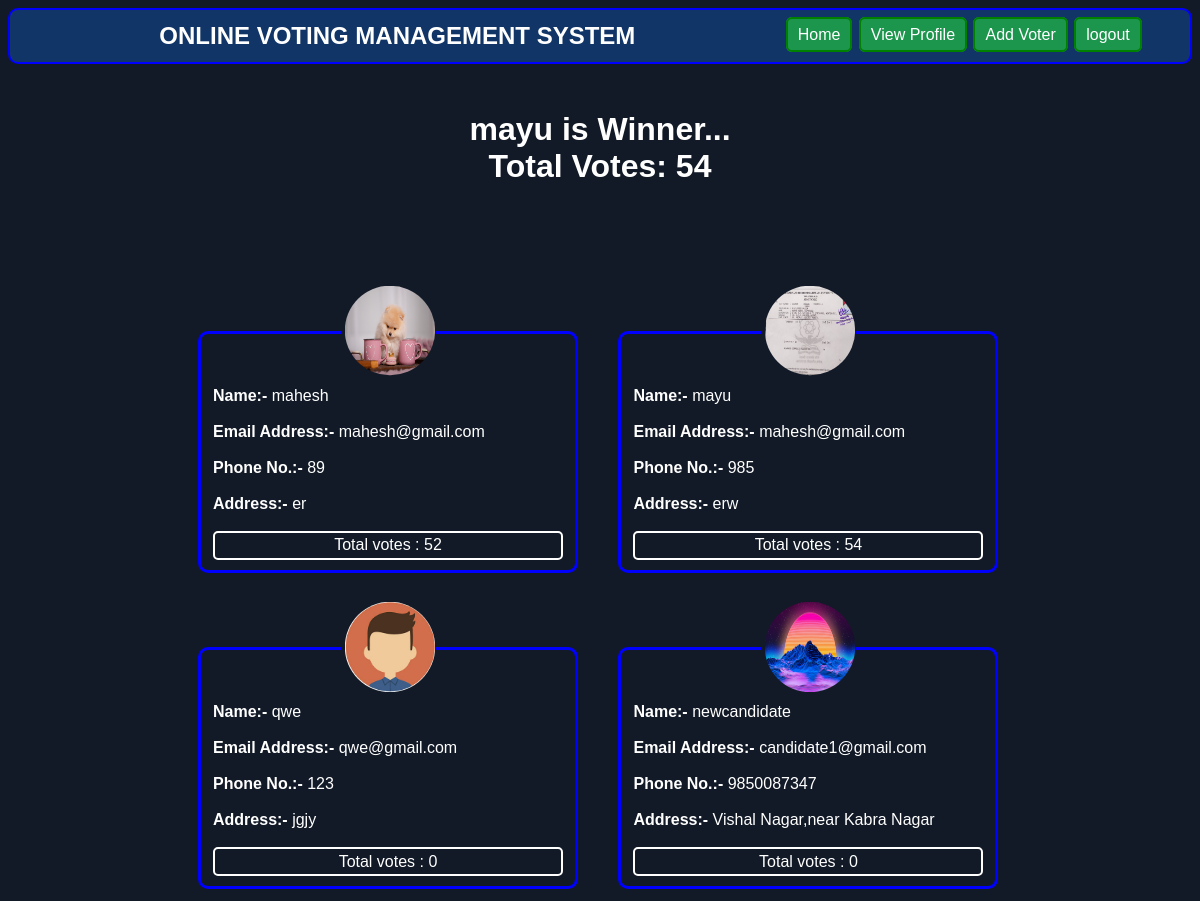
Screenshot of /showresult/ (signed in) with the database file from the repository.
### online_vote/models.py (models this page shows, shortened)
class Candidate(models.Model):
    Name=models.CharField(max_length=50)
    Email_address=models.EmailField()
    Phone_No=models.IntegerField()
    Address=models.TextField(max_length=200)
    Electoral=models.ImageField()
    Votes=models.IntegerField(default=0)

### online_vote/views.py (the view)
# urls.py: path('showresult/',views.showresult),
@login_required
def showresult(request):
    if request.user.is_superuser:
        alluser=Candidate.objects.all()
        temp=0
        winner="NoOne"
        for candidate in alluser:
            a=candidate.Votes
            if temp<a:
                temp=a
                winner=candidate.Name
        return render(request,"online_vote/result.html",{"alluser":alluser,'winner':winner,'totalvotes':temp  })

### template/online_vote/result.html (shortened to what this page needs)
<!DOCTYPE html>
<html lang="en">
<head>
</head>
<body>
    <div class="nav">
        <h2>ONLINE VOTING MANAGEMENT SYSTEM</h2>
        <ul>
            <li>
                <a href="/">Home</a>
            </li>
            <li>
                <a href="/viewprofile">View Profile</a>
            </li>
            <li>
                <a href="/addvoter">Add Voter</a>
            </li>
            <li>
                <a href="/accounts/logout">logout</a>
            </li>
        </ul>
    </div>
    <h1>{{winner}} is Winner... <br>Total Votes: {{totalvotes}}</h1>
    <div class="b">
        {% for user in alluser %}
            <fieldset class="prof ">
                <legend style="text-align: center;"><img src="/media/{{user.Electoral}}" alt=""></legend>
                <div class="des">
                    <strong>Name:-</strong> {{user.Name}} <br> <br>
                    <strong>Email Address:-</strong> {{user.Email_address}} <br> <br>
                    <strong>Phone No.:-</strong> {{user.Phone_No}} <br> <br>
                    <strong>Address:-</strong> {{user.Address}} <br> <br>
                    <a style="text-align: center;text-decoration: none; list-style: none" >Total votes : {{user.Votes}}</a>
                </div>
            </fieldset>
            {% endfor %}
        </div>
</body>
</html>

### template/online_vote/result.html (style rules this page uses)
* { font-family: 'Ubuntu', sans-serif; color: white; }
body { background-color: #121A27; }
h2 { margin: 1%; display: inline-block; }
ul { list-style: none; padding: 0%; float: right; margin-right: 4%; }
li { display: inline-block; }
li a { background-color: rgba(41, 248, 52, 0.5); border-radius: 6px; border:2px solid green; padding: 7px 10PX; margin: 1px; text-decoration: none; }
.nav { border: 2px solid blue; background-color: rgba(17, 107, 226,0.34); text-align: center; border-radius: 10px; }
.prof { border-radius: 10px; border:3px solid blue; display: inline-block; width: 350px; margin: 1.5% 2%; }
.des a { border:2px solid rgb(255, 255, 255); border-radius: 5px; padding: 1% 6%; align-items: center; display: block; }
img { height: 90px; width: 90px; padding: 2%; border-radius: 60%; }
h1 { text-align: center; margin-top: 4%; }
.b { position: absolute; left: 15%; right:10%; top: 30%; }

### rows the page displays
Candidate: Name "mayu", Electoral (picture), Email_address "mahesh@gmail.com", Phone_No "985", Address "erw", Votes "54"
Candidate: Electoral (picture), Name "mahesh", Email_address "mahesh@gmail.com", Phone_No "89", Address "er", Votes "52"
Candidate: Electoral (picture), Name "qwe", Email_address "qwe@gmail.com", Phone_No "123", Address "jgjy", Votes "0"
Candidate: Electoral (picture), Name "newcandidate", Email_address "candidate1@gmail.com", Phone_No "9850087347", Address "Vishal Nagar,near Kabra Nagar", Votes "0"

### other values shown
{{ totalvotes }} "54"
